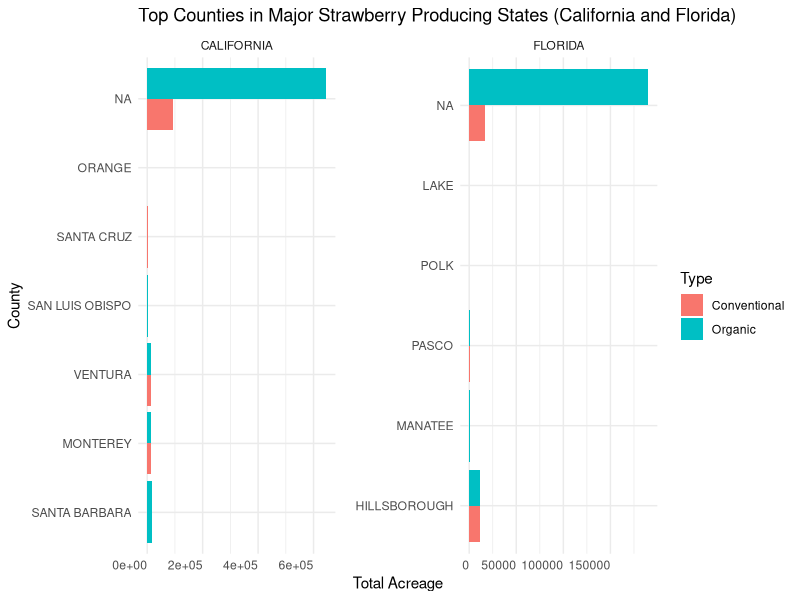
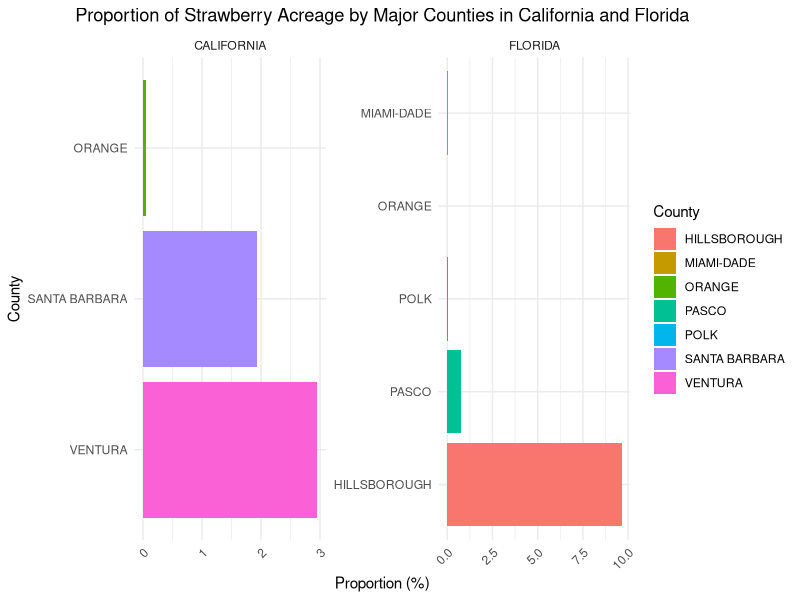

Here is the R script that generated these plots, in order:
## ---- chunk 1
#| label: load libraries and set options
#| warning: false
#| message: false
#| 

library(knitr)  
library(kableExtra)
library(tidyverse)

## ---- chunk 2

strawberry <- read_csv("strawberries25_v3.csv", col_names = TRUE)

glimpse(strawberry)
## ---- chunk 3

strawberry <- strawberry %>%
mutate(Value = as.numeric(str_replace_all(Value, "[^0-9\\.]", "")))

str(strawberry$Value)

head(strawberry$Value)

## ---- chunk 4
state_county_acres <- strawberry %>%
  filter(State %in% c("CALIFORNIA", "FLORIDA")) %>%
  filter(str_detect(`Data Item`, "ACRES"))

state_county_acres <- state_county_acres %>%
  mutate(Type = ifelse(str_detect(`Data Item`, "BEARING"), "Conventional", "Organic"))

state_county_acres <- state_county_acres %>%
  select(State, County, Type, Value) %>%
  mutate(Value = as.numeric(Value))

state_county_acres <- state_county_acres %>%
  group_by(State, County, Type) %>%
  summarize(Total_Acres = sum(Value, na.rm = TRUE)) %>%
  ungroup()
## ---- chunk 5
top2_states_all_types <- state_county_acres %>%
  filter(State %in% c("CALIFORNIA", "FLORIDA")) %>%
  group_by(State, Type) %>%
  top_n(5, wt = Total_Acres) %>%
  ungroup()

# plot 
ggplot(top2_states_all_types, aes(x = reorder(County, -Total_Acres), y = Total_Acres, fill = Type)) +
  geom_bar(stat = "identity", position = "dodge") +
  coord_flip() +  # flip
  facet_wrap(~ State, scales = "free") +
  labs(title = "Top Counties in Major Strawberry Producing States (California and Florida)",
       x = "County",
       y = "Total Acreage",
       fill = "Type") +
  theme_minimal() +
  theme(axis.text.x = element_text(angle = 0, hjust = 1), 
        panel.spacing = unit(1, "lines"))  
## ---- chunk 6
county_acreage_proportion <- state_county_acres %>%
  group_by(State) %>%
  mutate(State_Total_Acres = sum(Total_Acres, na.rm = TRUE)) %>%  
  ungroup() %>%
  mutate(Percentage = (Total_Acres / State_Total_Acres) * 100) %>%  
  select(State, County, Type, Total_Acres, State_Total_Acres, Percentage) 


## ---- chunk 7

# acreage proportion
county_acreage_proportion <- county_acreage_proportion %>%
  filter(County %in% c("SANTA BARBARA", "VENTURA", "MIAMI-DADE", "HILLSBOROUGH", "PASCO", "POLK", "ORANGE"))  # select country

# 
ggplot(county_acreage_proportion, aes(x = reorder(County, -Percentage), y = Percentage, fill = County)) +
  geom_bar(stat = "identity") +
  coord_flip() +  # flip
  facet_wrap(~ State, scales = "free") +
  labs(title = "Proportion of Strawberry Acreage by Major Counties in California and Florida",
       x = "County",
       y = "Proportion (%)",
       fill = "County") +
  theme_minimal() +
  theme(axis.text.x = element_text(angle = 45, hjust = 1),
        plot.title = element_text(hjust = 0.5)) 
